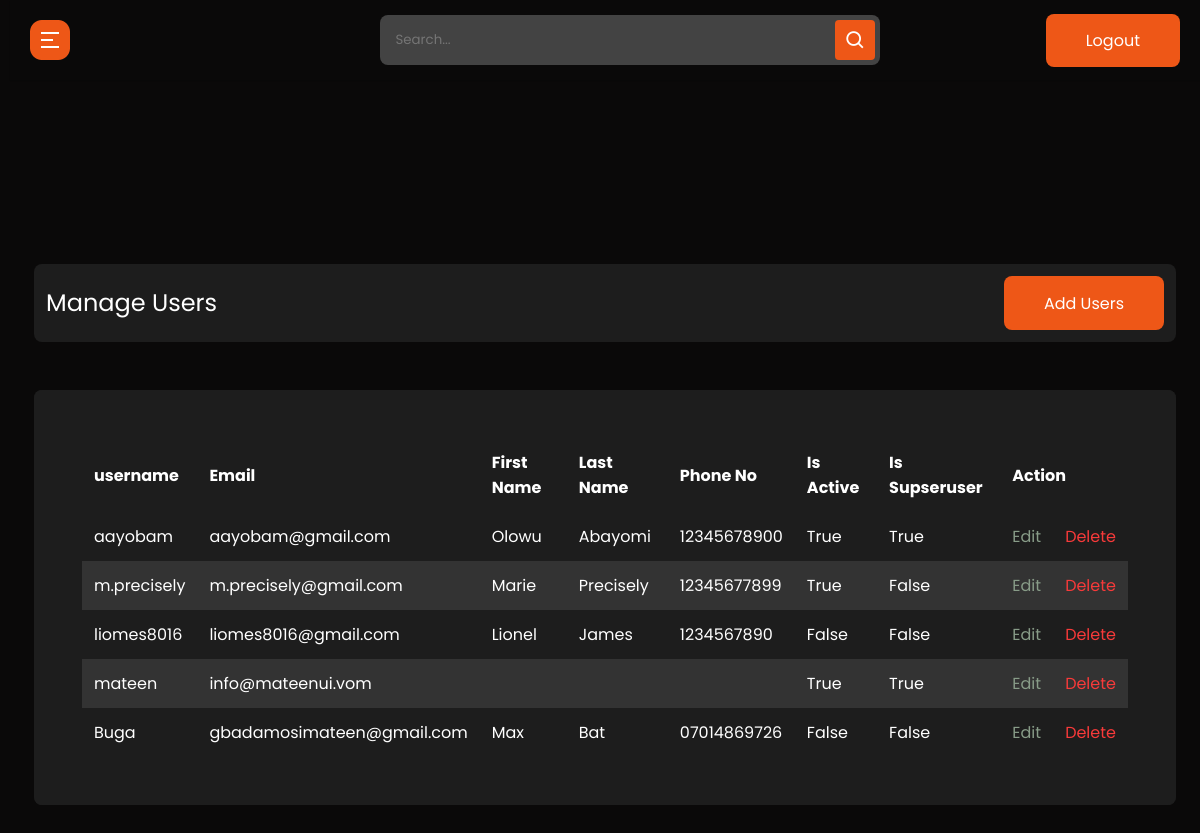
The page /admin-user-list/ (signed in) on the database as committed earlier.
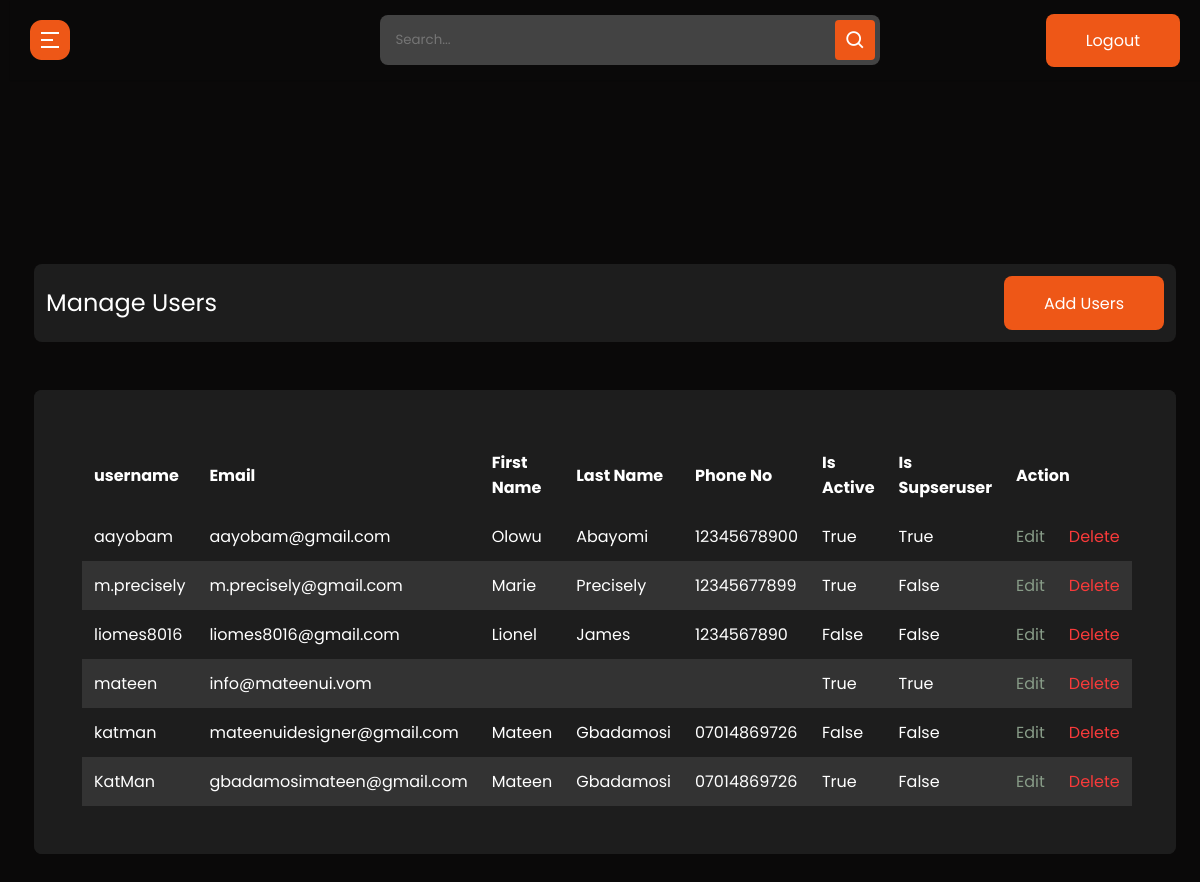
The same page on the database as committed later.
### userprolog/models.py (models this page shows, shortened)
class User(AbstractBaseUser, PermissionsMixin):
    id = models.UUIDField(primary_key=True, default=uuid.uuid4, editable=False, unique=True)
    username = models.CharField(max_length=200, unique=True, blank=True)
    email = models.EmailField(max_length=200, unique=True, blank=False)
    first_name = models.CharField(max_length=200, blank=True)
    last_name = models.CharField(max_length=200, blank=True)
    phone_no = models.CharField(max_length=11,validators=[MaxLengthValidator(11)])
    profile_picture = models.ImageField(null=True, blank=True, default="default_user_image.jpeg", upload_to="profile_image/",)
    is_active = models.BooleanField(default=False)
    is_staff = models.BooleanField(default=False)
    is_superuser = models.BooleanField(default=False)
    date_joined = models.DateTimeField(auto_now_add=True)
    created = models.DateTimeField(auto_now_add=True)
    updated = models.DateTimeField(auto_now=True)
    objects = UserManager()
    EMAIL_FIELD = 'email'
    USERNAME_FIELD = 'username'
    REQUIRED_FIELDS = ['email',]

### cms/decorators.py (the view)
        def wrapper_func(request, *args, **kwargs):
            group = None
            if request.user.groups.exists():
                group = request.user.groups.all()[0].name
            if group in allowed_roles:
                return view_func(request, *args, **kwargs)
            else:
                return redirect("unauthorized-page")

### cms/views.py (called while the page is built)
@login_required(login_url='admin-login')
@allowed_user(allowed_roles=['admin'])
@admin_only
def admin_user_list(request):
    template_name = "cms/admin-user/index.html"
    users = User.objects.all()
    context = {"users":users}
    return render(request, template_name, context)

### cms/templates/cms/admin-user/index.html
{% extends 'admin_base.html' %}
{% load static %}
{% block content %}
  <section class="panel-section" style=margin-top:-700px>
    <div class="panel-content">
      <div class="page-wrapper admin-wrapper">
        <section class="alt-nav">
            <h4>Manage Users</h4>
            <a href="{% url 'admin-create-user' %}" class="btn">Add Users</a>
        </section>
        <div class="content-container">
          <section class="trade-table">
              <table>
                <thead>
                  <tr>
                    <th scope="col">username</th>
                    <th scope="col">Email</th>
                    <th scope="col">First Name</th>
                    <th scope="col">Last Name</th>
                    <th scope="col">Phone No</th>
                    <th scope="col">Is Active</th>
                    <th scope="col">Is Supseruser</th>
                    <th scope="col" colspan="2">Action</th>
                  </tr>
                </thead>
                <tbody>
                  {% for user in users %}
                    <tr>
                      <td data-label="Username">{{ user.username }}</td>
                      <td data-label="Email">{{ user.email }}</td>
                      <td data-label="First Name">{{ user.first_name|title }}</td>
                      <td data-label="Last Name">{{ user.last_name|title }}</td>
                      <td data-label="Phone No">{{ user.phone_no}}</td>
                      <td data-label="Is Active">{{ user.is_active}}</td>
                      <td data-label="Is Supseruser">{{ user.is_superuser }}</td>
                      <td data-label="Action"><a href="{% url 'admin-update-user' user.id %}" class="edit">Edit</a></td>
                      <td data-label="Action"><a href="{% url 'admin-delete-user' user.id %}" class="delete">Delete</a></td>
                    </tr>
                  {% endfor %}
                </tbody>
              </table>
          </section>
        </div>
      </div>
    </div>
  </section>
{% endblock content %}

### cms/templates/admin_base.html (shortened to what this page needs)
{% load static %}
<!DOCTYPE html>
<html lang="en">
	<head>
      <link rel="stylesheet" type="text/css" href="{% static 'css/style.css' %}" />
      <link rel="stylesheet" type="text/css" href="{% static 'css/admin.css' %}" />
      <link rel="stylesheet" href="{% static 'css/sidebar.css' %}">
    <link href="https://cdn.jsdelivr.net/npm/remixicon@2.5.0/fonts/remixicon.css" rel="stylesheet">
    <link href='https://unpkg.com/boxicons@2.0.7/css/boxicons.min.css' rel='stylesheet'>
      <link rel="stylesheet" href="https://cdnjs.cloudflare.com/ajax/libs/font-awesome/5.15.1/css/all.min.css">
  </head>
<body>
  <section class="panel-section">
    <nav class="panel-nav">
      <div class="sidebar-button">
        <img src="{% static 'images/hamburger.png' %}" class='bx bx-menu sidebarBtn'></i>
      </div>
      <div class="search-box">
        <form action="" method="get">
          <input type="search" placeholder="Search...">
          <i class='bx bx-search' ></i>
        </form>
      </div>
      <div>
        <a href="{% url 'admin-logout' %}" class="btn">Logout</a>
      </div>
    </nav>
  </section>
    {% block content %} {% endblock %}
</body>
</html>

### static/css/style.css (style rules this page uses)
html { scroll-behavior: smooth; }
* { margin: 0; padding: 0; -webkit-box-sizing: border-box; box-sizing: border-box; }
body { font-family: "Poppins", sans-serif; background-color: #0A0909; color: #fff; max-width: 1440px; margin: auto; }
.page-wrapper { padding: 0 24px; }
h4 { font-size: clamp(20px, 3vw, 24px); }
h2, h4, h5 { line-height: 1.2; }
a { text-decoration: none; color: #fff; }
.btn { padding: 15px 40px; border: 0px; border-radius: 8px; background-color: #EE5717; font-family: "Poppins", sans-serif; -webkit-transition: 0.3s; transition: 0.3s; height: 54px; width: auto; }
a.btn { text-decoration: none; color: #fff; }
img { object-fit: cover; object-position: center; }
.trade-table { width: 90%; background-color: #1D1D1D; margin: auto; margin-top: 48px; border-radius: 8px; padding: 48px; }
.trade-table table { border-collapse: collapse; width: 100%; }
.trade-table table thead { font-weight: 500; }
.trade-table table td, .trade-table table th { text-align: left; padding: 12px; }
.trade-table table th { background-color: #1D1D1D; }
.trade-table table tr:nth-child(even) { background-color: #333333; border-radius: 8px; }
section.alt-nav { margin-top: 60px; }

### static/css/admin.css (style rules this page uses)
* { font-family: "Poppins", sans-serif; }
.edit { color: #889c88; -webkit-transition: 0.3s; transition: 0.3s; }
.delete { color: #F83A3A; -webkit-transition: 0.3s; transition: 0.3s; }
.alt-nav { width: 100%; display: -webkit-box; display: -ms-flexbox; display: flex; -webkit-box-pack: justify; -ms-flex-pack: justify; justify-content: space-between; -webkit-box-align: center; -ms-flex-align: center; align-items: center; padding: 12px; background-color: #1D1D1D; border-radius: 8px; margin-top: 24px; }
.alt-nav h4 { font-weight: 400; }
.trade-table { width: 100%; }
.trade-table thead { font-weight: normal; }
.trade-table tbody { font-weight: 400; }
.content-container { background-color: #1D1D1D; margin: 48px 0; border-radius: 8px; }

### static/css/sidebar.css (style rules this page uses)
.panel-section { position: relative; min-height: 100vh; width: calc(100% - 240px); left: 240px; transition: all 0.5s ease; }
.panel-section .panel-nav { display: flex; justify-content: space-between; height: 80px; background: #0A0909; display: flex; align-items: center; position: fixed; width: calc(100% - 240px); left: 240px; z-index: 100; padding: 0 20px; box-shadow: 0 1px 1px rgba(0, 0, 0, 0.1); transition: all 0.5s ease; }
.panel-section .panel-nav .sidebar-button { display: flex; align-items: center; }
.panel-nav .sidebar-button img { width: 40px; height: auto; }
.panel-section .panel-nav .search-box { position: relative; height: 50px; max-width: 500px; width: 100%; margin: 0 20px; }
.search-box form { height: 50px; }
.panel-nav .search-box input { height: 100%; width: 100%; outline: none; background: #434343; border-radius: 8px; padding: 0 15px; border: 0px; color: #fff; }
.panel-nav .search-box .bx-search { position: absolute; height: 40px; width: 40px; background: #EE5717; right: 5px; top: 50%; transform: translateY(-50%); border-radius: 4px; line-height: 40px; text-align: center; color: #fff; font-size: 22px; transition: all 0.4 ease; }
.panel-section .panel-content { position: relative; padding-top: 104px; }
@media (max-width: 1240px) { .panel-section { width: calc(100% - 10px); left: 10px; } }
@media (max-width: 1240px) { .panel-section .panel-nav { width: calc(100% - 10px); left: 10px; } }

Rows that differ between the two databases and show on the page:
removed User: username "Buga", email "gbadamosimateen@gmail.com", first_name "Max", last_name "Bat", phone_no "07014869726", is_active "False", is_superuser "False"
added User: username "katman", email "mateenuidesigner@gmail.com", first_name "Mateen", last_name "Gbadamosi", phone_no "07014869726", is_active "False", is_superuser "False"
added User: username "KatMan", email "gbadamosimateen@gmail.com", first_name "Mateen", last_name "Gbadamosi", phone_no "07014869726", is_active "True", is_superuser "False"
